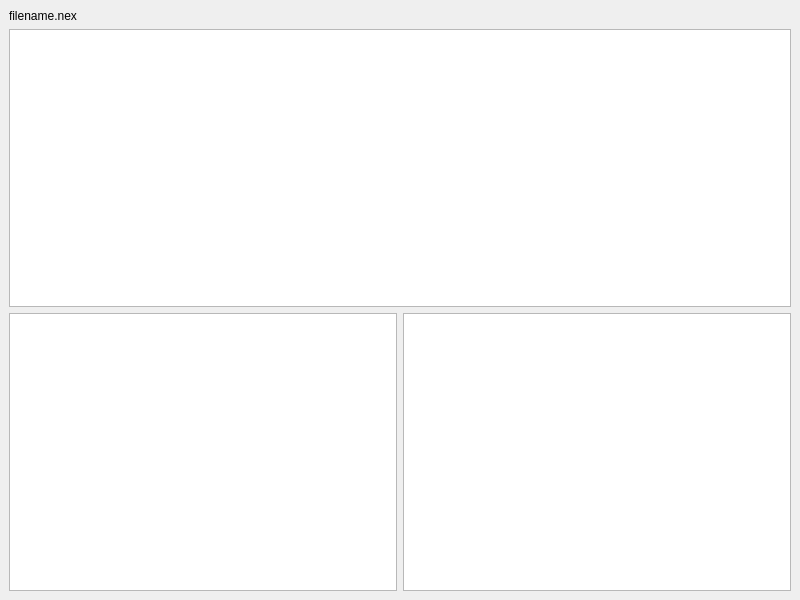
<?xml version="1.0" encoding="UTF-8"?>
<ui version="4.0">
 <class>MainWindow</class>
 <widget class="QMainWindow" name="MainWindow">
  <property name="geometry">
   <rect>
    <x>0</x>
    <y>0</y>
    <width>800</width>
    <height>600</height>
   </rect>
  </property>
  <property name="windowTitle">
   <string>MainWindow</string>
  </property>
  <widget class="QWidget" name="centralwidget">
   <layout class="QHBoxLayout" name="horizontalLayout_2">
    <item>
     <layout class="QVBoxLayout" name="verticalLayout">
      <item>
       <widget class="QLabel" name="fileNameLabel">
        <property name="text">
         <string>filename.nex</string>
        </property>
       </widget>
      </item>
      <item>
       <widget class="QTableWidget" name="msaWidget"/>
      </item>
      <item>
       <layout class="QHBoxLayout" name="horizontalLayout">
        <item>
         <widget class="QListWidget" name="splitsListWidget"/>
        </item>
        <item>
         <widget class="QListWidget" name="specieListWidget"/>
        </item>
       </layout>
      </item>
     </layout>
    </item>
   </layout>
  </widget>
 </widget>
 <resources/>
 <connections/>
</ui>
